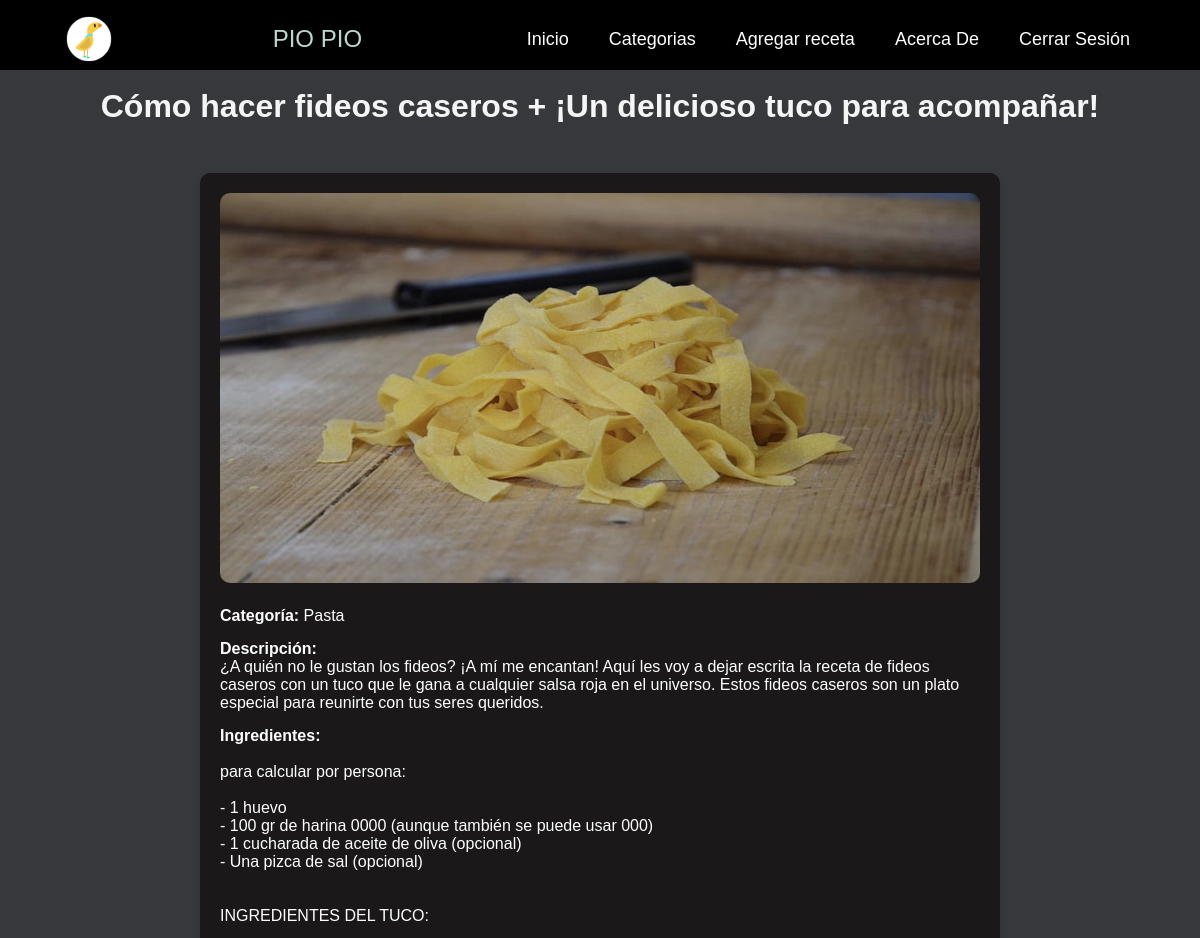
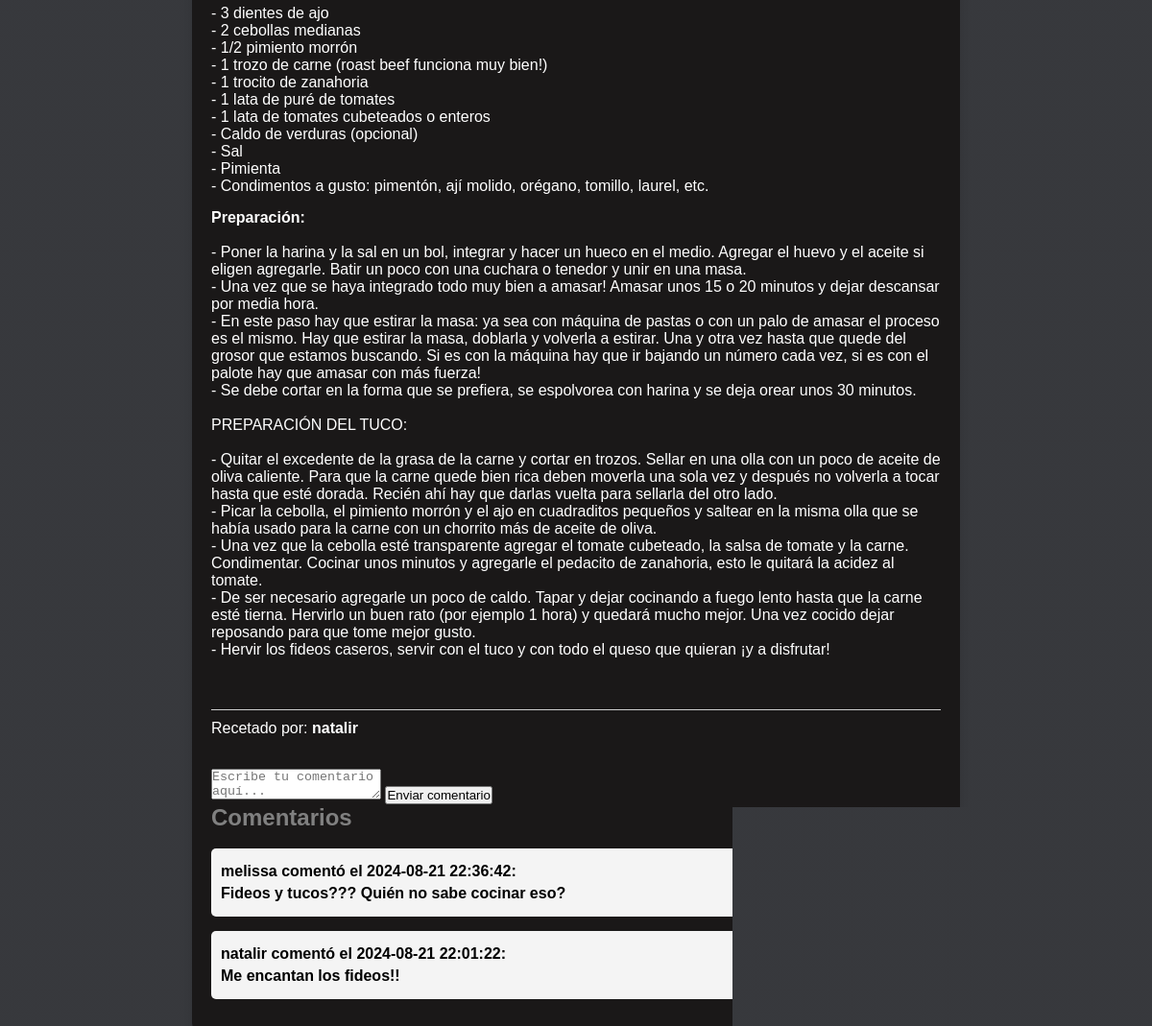
Page /detalle_receta.php?id=4 (signed in) on the committed database (2 pictures, top to bottom).
### tables this page shows
CREATE TABLE `recetas` (
  `IDRecetas` int(11) NOT NULL,
  `Titulo` varchar(255) NOT NULL,
  `Descripcion` text NOT NULL,
  `Ingredientes` text NOT NULL,
  `Preparacion` text NOT NULL,
  `imagen` varchar(255) DEFAULT 'default.jpg',
  `IDCateg` int(11) NOT NULL,
  `IDUsuarios` int(11) DEFAULT NULL
);

CREATE TABLE `categorias` (
  `IDCateg` int(11) NOT NULL,
  `Categoria` varchar(255) NOT NULL
);

CREATE TABLE `usuarios` (
  `IDUsuarios` int(11) NOT NULL,
  `Usuario` varchar(50) NOT NULL,
  `Clave` varchar(15) NOT NULL,
  `CorreoElectronico` varchar(50) NOT NULL
);

CREATE TABLE `comentarios` (
  `IDComentario` int(11) NOT NULL,
  `IDRecetas` int(11) DEFAULT NULL,
  `IDUsuarios` int(11) DEFAULT NULL,
  `comentario` text NOT NULL,
  `fecha` timestamp NOT NULL DEFAULT current_timestamp()
);

### detalle_receta.php (the view, shortened to what this page needs)
<?php
include('Conexion.php');
$id = $_GET['id'];
$sql = "SELECT recetas.Titulo, recetas.Descripcion, recetas.Ingredientes, recetas.Preparacion, recetas.imagen,
               categorias.Categoria AS categoria, usuarios.Usuario AS nombre_usuario
        FROM recetas
        JOIN categorias ON recetas.IDCateg = categorias.IDCateg
        LEFT JOIN usuarios ON recetas.IDUsuarios = usuarios.IDUsuarios
        WHERE recetas.IDRecetas = $id";
$result = $conexion->query($sql);
if ($result->num_rows > 0) {
    $row = $result->fetch_assoc();
} else {
    echo "Receta no encontrada.";
    exit;
}
?>
<!DOCTYPE html>
<html lang="es">
<head>
    <link rel="stylesheet" href="CSS/DetStyle.css">
</head>
<body>
<header>
        <div class="back">
            <div class="menu container">
                <img class="log" src="Imagenes/Pio_Pio.png" alt="Pio Pio logo">
                <a href="#" class="logo">Pio Pio</a>
                <nav class="navbar">
                    <ul>
                        <li><a href="Home.php">Inicio</a></li>
                        <li id="menu-item">
                            <a href="#">Categorias</a>
                        </li>
                        <li><a href="AgregarReceta.php">Agregar receta</a></li>
                        <li><a href="AcercaDe.php">Acerca De</a></li>
                        <li><a href="CerrarSesion.php" role="button">Cerrar Sesión</a></li>
                    </ul>
                </nav>
            </div>
        </div>
    </header>
    <br>
    <h1><?php echo $row['Titulo']; ?></h1>
    <br>
    <div class="receta-detalle">
        <?php if ($row['imagen']) { ?>
            <img src="imagenes/<?php echo $row['imagen']; ?>" alt="<?php echo $row['Titulo']; ?>" class="imagen-receta">
        <?php } ?>
        <p><strong>Categoría:</strong> <?php echo $row['categoria']; ?></p>
        <p><strong>Descripción:</strong> <br> <?php echo $row['Descripcion']; ?></p>
        <p><strong>Ingredientes:</strong> <br> <?php echo nl2br($row['Ingredientes']); ?></p>
        <p><strong>Preparación:</strong> <br> <?php echo nl2br($row['Preparacion']); ?></p>
        <br>
        <footer>
            <?php if (!empty($row['nombre_usuario'])): ?>
                <p>Recetado por: <strong><?php echo htmlspecialchars($row['nombre_usuario']); ?></strong></p>
            <?php else: ?>
                <p>Receta del equipo de Pio Pio</p>
            <?php endif; ?>
            <br>
            <?php
            if (isset($_SESSION['Usuario'])) {
                ?>
                <form action="comentario.php" method="post">
                    <textarea name="comentario" placeholder="Escribe tu comentario aquí..." required></textarea>
                    <button type="submit">Enviar comentario</button>
                </form>
                <?php
            }
            ?>
            <?php
                $sql_comentarios = "SELECT comentarios.Comentario, comentarios.fecha, usuarios.Usuario
                                FROM comentarios
                                JOIN usuarios ON comentarios.IDUsuarios = usuarios.IDUsuarios
                                WHERE comentarios.IDRecetas = ?
                                ORDER BY comentarios.fecha DESC";
                $stmt = $conexion->prepare($sql_comentarios);
                $stmt->bind_param("i", $id);
                $stmt->execute();
                $result_comentarios = $stmt->get_result();
                if ($result_comentarios->num_rows > 0) {
                    echo "<h2><strong>Comentarios<strong></h2>";
                    echo "<br>";
                    while ($comentario = $result_comentarios->fetch_assoc()) {
                        echo "<div class='comentario'>";
                        echo "<p><strong>" . htmlspecialchars($comentario['Usuario']) . "</strong> comentó el " . $comentario['fecha'] . ":</p>";
                        echo "<p>" . htmlspecialchars($comentario['Comentario']) . "</p>";
                        echo "</div>";
                    }
                } else {
                    echo "<p>Sé el primero en comentar.</p>";
                }
            ?>
        </footer>
    </div>
</body>
</html>

### CSS/DetStyle.css (style rules this page uses)
* { margin: 0; padding: 0; box-sizing: border-box; text-decoration: none; list-style: none; }
body { min-height: 100vh; background: linear-gradient(rgba(5, 7, 12, 0.8), rgba(5, 7, 12, 0.8)), url(Fondos/Ingredents.jpg) no-repeat center center fixed; background-size: cover; font-family: Arial, Helvetica, sans-serif; }
footer { color: grey; margin-top: 20px; border-top: 1px solid #ccc; padding-top: 10px; }
footer .comentario { background-color: #f4f4f4; padding: 10px; margin-bottom: 15px; border-radius: 5px; }
footer .comentario p { color: black; margin: 5px 0; }
.receta-detalle { max-width: 800px; margin: auto; padding: 20px; background-color: rgb(26, 24, 24); border-radius: 10px; box-shadow: 0 4px 8px rgba(0, 0, 0, 0.1); }
.receta-detalle img { width: 100%; height: 390px; border-radius: 10px; margin-bottom: 20px; }
.receta-detalle p { color: white; margin-bottom: 15px; }
h1 { text-align: center; margin-bottom: 30px; color: whitesmoke; }
.container { max-width: 1100px; margin: 0 auto; }
.back { padding: 35px 0; background-color: black; }
.menu { position: absolute; top: 0; left: 0; right: 0; display: flex; align-items: center; justify-content: space-between; z-index: 1000; }
.logo { font-size: 24px; color: #bad8cd; font-weight: 450; text-transform: uppercase; }
.log { font-size: 24px; text-transform: uppercase; height: 78px; width: auto; }
.menu .navbar ul li { position: relative; float: left; }
.menu .navbar ul li a { font-size: 18px; padding: 20px; color: #FFFFFF; display: block; }

### rows in the picture
recetas: Titulo "Cómo hacer fideos caseros + ¡Un delicioso tuco para acompañar!", imagen (picture), IDCateg.Categoria "Pasta", Descripcion "¿A quién no le gustan los fideos? ¡A mí me encantan! Aquí les voy a dejar escrita la receta de fideos caseros con un tuco que le gana a cualquier salsa roja en el universo. Estos fideos caseros son un plato especial para reunirte con tus seres queridos.", Ingredientes "para calcular por persona: - 1 huevo - 100 gr de harina 0000 (aunque también se puede usar 000) - 1 cucharada de aceite de oliva (opcional) - Una pizca de sal (opcional) INGREDIENTES DEL TUCO: - 3 dientes de ajo - 2 cebollas medianas - 1/2 pimiento morrón - 1 trozo de carne (roast beef funciona muy bien!) - 1 trocito de zanahoria - 1 lata de puré de tomates - 1 lata de tomates cubeteados o enteros - Caldo de verduras (opcional) - Sal - Pimienta - Condimentos a gusto: pimentón, ají molido, orégano, tomillo, laurel, etc.", Preparacion "- Poner la harina y la sal en un bol, integrar y hacer un hueco en el medio. Agregar el huevo y el aceite si eligen agregarle. Batir un poco con una cuchara o tenedor y unir en una masa. - Una vez que se haya integrado todo muy bien a amasar! Amasar unos 15 o 20 minutos y dejar descansar por media hora. - En este paso hay que estirar la masa: ya sea con máquina de pastas o con un palo de amasar el proceso es el mismo. Hay que estirar la masa, doblarla y volverla a estirar. Una y otra vez hasta que quede del grosor que estamos buscando. Si es con la máquina hay que ir bajando un número cada vez, si es con el palote hay que amasar con más fuerza! - Se debe cortar en la forma que se prefiera,…", IDUsuarios.Usuario "natalir"
comentarios: IDUsuarios.Usuario "melissa", fecha "2024-08-21 22:36:42", comentario "Fideos y tucos??? Quién no sabe cocinar eso?"
comentarios: IDUsuarios.Usuario "natalir", fecha "2024-08-21 22:01:22", comentario "Me encantan los fideos!!"
